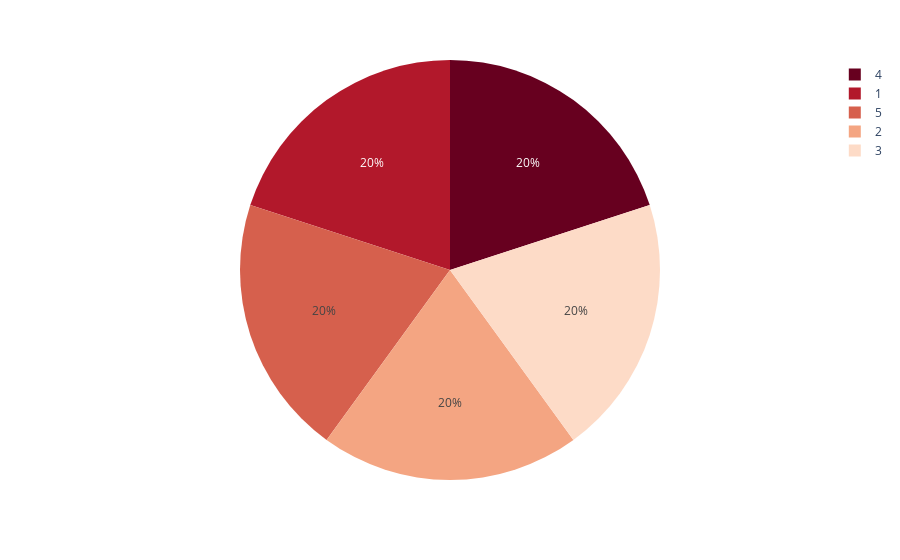

Here is the notebook cell this chart was saved with:
### Markdown cell above
### Below are the classes in our dataset as per problem statement Class 1 is Positive and remaining are negative class
#### 1 - Recording of seizure activity
#### 2 - They recorder the EEG from the area where the tumor was located
#### 3 - Yes they identify where the region of the tumor was in the brain and recording the EEG activity from the healthy brain area
#### 4 - eyes closed, means when they were recording the EEG signal the patient had their eyes closed
#### 5 - eyes open, means when they were recording the EEG signal of the brain the patient had their eyes open

### Code cell
df['Entries'] = 1
df.rename(columns = {'y':'Class'},inplace = True)
fig = px.pie(df, values='Entries', names='Class', color_discrete_sequence=px.colors.sequential.RdBu)
fig.show()
print("*"*120)
print("Findings:\nAll classes have equal entries in the dataset, as per description we have CLASS 1 which is termed as positive class \n(having Disease) rest all classes are negative")
print("*"*120)

### Figure 1 — Plotly figure (JSON) as saved in the notebook; plotly's stock layout.template omitted (floating-point values rounded to 4 significant figures; data arrays with more than 128 entries replaced by an {"elided": "..."} marker saying what was removed)
{"data": [{"domain": {"x": [0, 1], "y": [0, 1]}, "hoverlabel": {"namelength": 0}, "hovertemplate": "Class=%{label}<br>Entries=%{value}", "labels": {"elided": "11500 int values"}, "legendgroup": "", "name": "", "showlegend": true, "type": "pie", "values": {"elided": "11500 int values"}}], "layout": {"legend": {"tracegroupgap": 0}, "margin": {"t": 60}, "piecolorway": ["rgb(103,0,31)", "rgb(178,24,43)", "rgb(214,96,77)", "rgb(244,165,130)", "rgb(253,219,199)", "rgb(247,247,247)", "rgb(209,229,240)", "rgb(146,197,222)", "rgb(67,147,195)", "rgb(33,102,172)", "rgb(5,48,97)"]}}
